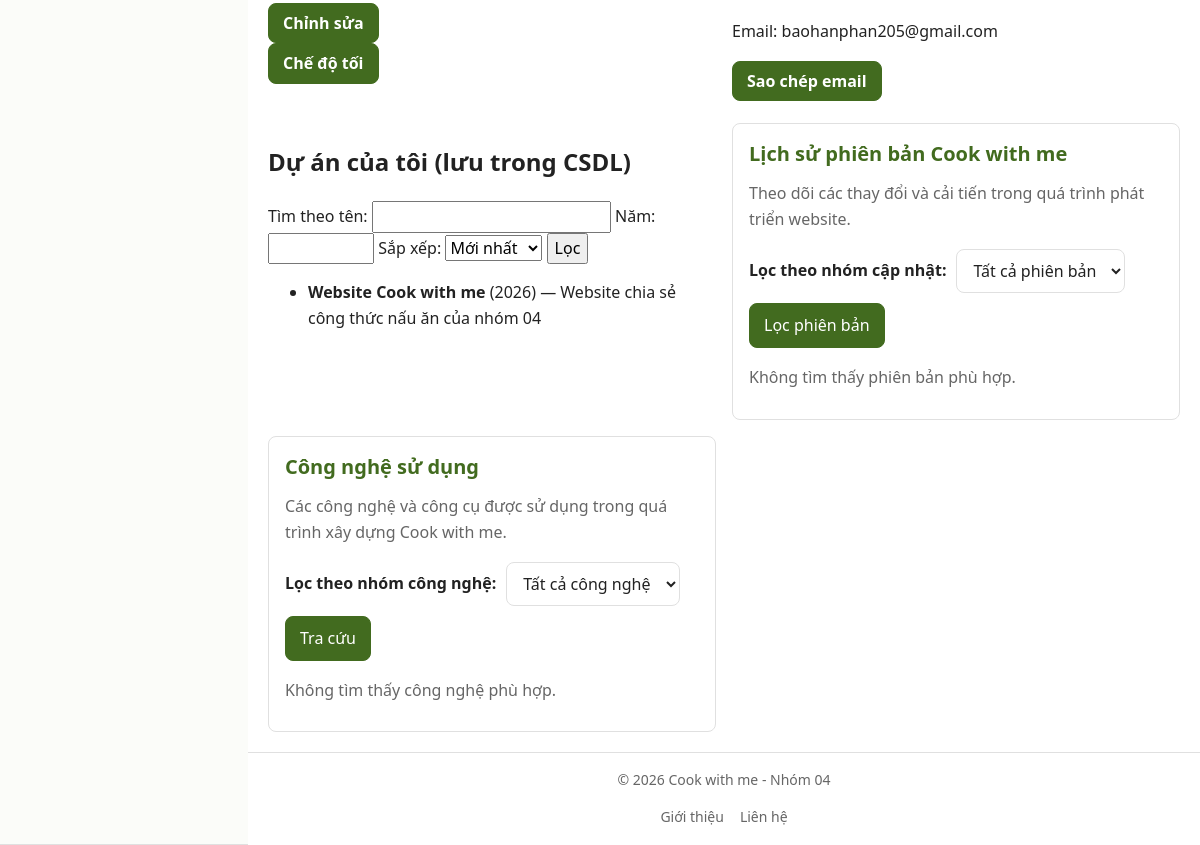
The page /thanhvien/3120224045_baohan/gioithieu.php (lower part) on the database as committed earlier.
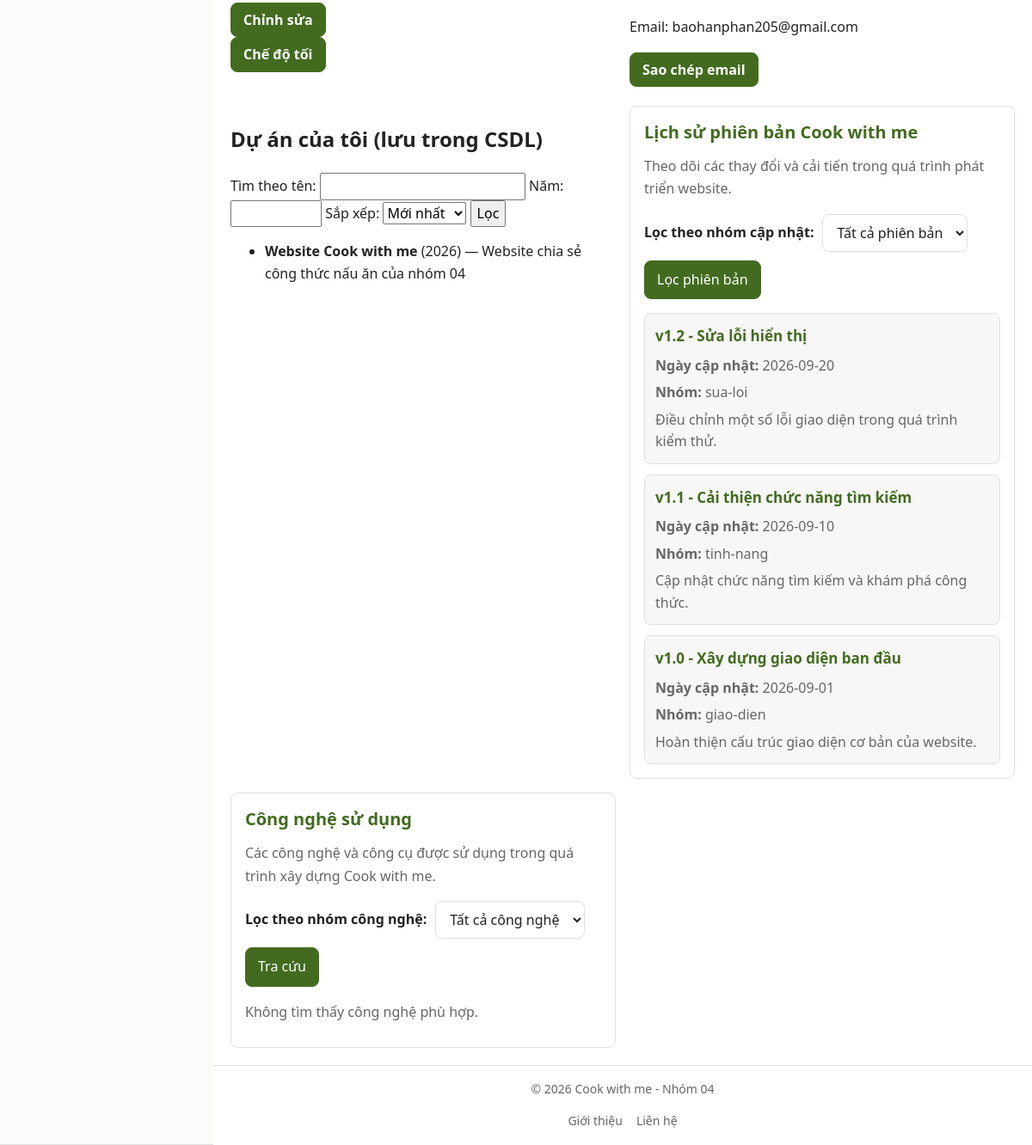
The same page on the database as committed later.
### tables this page shows
CREATE TABLE tv_du_an (
  id    INT UNSIGNED AUTO_INCREMENT PRIMARY KEY,
  mssv  CHAR(10) NOT NULL,
  ten   VARCHAR(100) NOT NULL,
  mo_ta VARCHAR(500) NULL,
  nam   SMALLINT UNSIGNED NOT NULL,
  CHECK (nam BETWEEN 2000 AND 2100),
  FOREIGN KEY (mssv) REFERENCES thanh_vien(mssv) ON DELETE CASCADE
);

CREATE TABLE tv_phien_ban (
  id    INT UNSIGNED AUTO_INCREMENT PRIMARY KEY,
  mssv  CHAR(10) NOT NULL,
  ma    VARCHAR(20) NOT NULL,
  ten   VARCHAR(100) NOT NULL,
  ngay  DATE NOT NULL,
  nhom  VARCHAR(20) NOT NULL,
  mo_ta VARCHAR(500) NULL,
  CHECK (nhom IN ('giao-dien', 'tinh-nang', 'sua-loi')),
  FOREIGN KEY (mssv) REFERENCES thanh_vien(mssv) ON DELETE CASCADE
);

### inc/ham.php (called while the page is built, shortened)
<?php
if (!function_exists('e')) {
    function e(?string $chuoi): string
    {
        return htmlspecialchars($chuoi ?? '', ENT_QUOTES, 'UTF-8');
    }
}

### inc/db.php (called while the page is built)
<?php
function db(): PDO
{
    static $pdo = null;
    if ($pdo === null) {
       $dsn = 'mysql:host=127.0.0.1;port=3306;dbname=ltweb_nhom04;charset=utf8mb4';
        $pdo = new PDO(
            $dsn,
            'root',
            '',
            [
                PDO::ATTR_ERRMODE => PDO::ERRMODE_EXCEPTION,
                PDO::ATTR_DEFAULT_FETCH_MODE => PDO::FETCH_ASSOC,
                PDO::ATTR_EMULATE_PREPARES => false,
            ]
        );
    }
    return $pdo;
}

### thanhvien/3120224045_baohan/gioithieu.php (the view, shortened to what this page needs)
<?php
require_once __DIR__ . '/../../inc/db.php';
$goc      = '../../';
$trang    = 'gioi-thieu';
$cssRieng = $goc . 'thanhvien/3120224045_baohan/trang-ca-nhan.css';
$thuMucStorage = dirname(__DIR__, 2) . '/storage';
function docDuLieuJson(string $duongDan): array
{
    if (!is_file($duongDan) || !is_readable($duongDan)) {
        return [];
    }
    $noiDung = file_get_contents($duongDan);
    $duLieu = json_decode($noiDung, true);
    return is_array($duLieu) ? $duLieu : [];
}
$hoSoMacDinh = [
    'email'    => 'baohanphan205@gmail.com',
    'ho_ten'   => 'Phan Thị Bảo Hân',
    'vai_tro'  => 'Nhóm trưởng',
    'nhiem_vu' => 'Quản lý kho mã nguồn GitHub, thiết lập GitHub Pages, xây dựng khung trang chủ và biểu mẫu liên hệ.'
];
$hoSo = $hoSoMacDinh;
$nhomPhienBan = $_GET['nhom_phien_ban'] ?? 'tat-ca';
$nhomCongNghe = $_GET['nhom_cong_nghe'] ?? 'tat-ca';
$q = is_string($_GET['q'] ?? null) ? trim($_GET['q']) : '';
$namLoc = filter_var($_GET['nam'] ?? '', FILTER_VALIDATE_INT,
            ['options' => ['min_range' => 2000, 'max_range' => 2100]]);
$sxKey = is_string($_GET['sx'] ?? null) ? $_GET['sx'] : 'moi';
$cauSapXepDuAn = [
    'moi' => 'nam DESC, id DESC',
    'cu'  => 'nam ASC, id ASC',
    'ten' => 'ten ASC, id ASC'
];
$orderByDuAn = $cauSapXepDuAn[$sxKey] ?? $cauSapXepDuAn['moi'];
$dieuKien = ['mssv = :mssv'];
$thamSo   = [':mssv' => MSSV];
$st = db()->prepare('SELECT id, ten, mo_ta, nam FROM tv_du_an WHERE '
    . implode(' AND ', $dieuKien) . ' ORDER BY ' . $orderByDuAn);
$st->execute($thamSo);
$duAn = $st->fetchAll();
$dkPhienBan   = $nhomPhienBan === 'tat-ca' ? '' : ' AND nhom = :nhom';
$thamPhienBan = [':mssv' => MSSV];
$st = db()->prepare("SELECT COUNT(*) FROM tv_phien_ban WHERE mssv = :mssv$dkPhienBan");
$st->execute($thamPhienBan);
$soTrangPB = max(1, (int) ceil($st->fetchColumn() / 5));
$trangPB = filter_var($_GET['trang'] ?? 1, FILTER_VALIDATE_INT,
            ['options' => ['min_range' => 1, 'default' => 1]]);
$trangPB = min($trangPB, $soTrangPB);
$st = db()->prepare("SELECT ma, ten, ngay, nhom, mo_ta FROM tv_phien_ban
                     WHERE mssv = :mssv$dkPhienBan
                     ORDER BY ngay DESC, id DESC
                     LIMIT :gioi OFFSET :bo");
foreach ($thamPhienBan as $khoa => $giaTri) {
    $st->bindValue($khoa, $giaTri);
}
$st->bindValue(':gioi', 5, PDO::PARAM_INT);
$st->bindValue(':bo', ($trangPB - 1) * 5, PDO::PARAM_INT);
$st->execute();
$pbDong = $st->fetchAll();
$cacCongNghe = docDuLieuJson($thuMucStorage . '/3120224045_congnghe.json');
$congNgheHienThi = array_filter(
    $cacCongNghe,
    function ($congNghe) use ($nhomCongNghe) {
        return is_array($congNghe)
            && isset($congNghe['nhom'])
            && is_string($congNghe['nhom'])
            && ($nhomCongNghe === 'tat-ca' || $congNghe['nhom'] === $nhomCongNghe);
    }
);
require __DIR__ . '/../../inc/header.php';
?>
<main class="ho-so-trang">
    <div class="khu-vuc-thao-tac-ca-nhan">
        <div class="nhom-nut-chinh-sua">
            <button type="button" class="nut-chinh-sua">Chỉnh sửa</button>
        </div>
        <button type="button" class="nut-chuyen-giao-dien" aria-pressed="false">
        </button>
    </div>
    <div class="khu-vuc-email-ca-nhan">
        <p class="email-ca-nhan">
            Email:
            <span class="dia-chi-email" data-editable><?= e($hoSo['email']) ?></span>
        </p>
        <button type="button" class="nut-sao-chep-email">Sao chép email</button>
    </div>
    <section class="du-an-db" id="du-an">
        <h2>Dự án của tôi (lưu trong CSDL)</h2>
        <form method="get" action="gioithieu.php#du-an">
            <label for="q">Tìm theo tên:</label>
            <input type="search" id="q" name="q" value="<?= e($q) ?>">
            <label for="nam">Năm:</label>
            <input type="number" id="nam" name="nam" min="2000" max="2100"
                   value="<?= $namLoc !== false ? (int) $namLoc : '' ?>">
            <label for="sx">Sắp xếp:</label>
            <select id="sx" name="sx">
                <option value="moi" <?= $sxKey === 'moi' ? 'selected' : '' ?>>Mới nhất</option>
            </select>
            <button type="submit">Lọc</button>
        </form>
        <?php if (empty($duAn)): ?>
            <p>Không có dự án phù hợp.</p>
        <?php else: ?>
            <ul>
                <?php foreach ($duAn as $da): ?>
                    <li>
                        <strong><?= e($da['ten']) ?></strong>
                        (<?= (int) $da['nam'] ?>)
                        <?php if ($da['mo_ta'] !== null): ?>
                            — <?= e($da['mo_ta']) ?>
                        <?php endif; ?>
                    </li>
                <?php endforeach; ?>
            </ul>
        <?php endif; ?>
    </section>
    <section class="lich-su-phien-ban" id="lich-su">
        <h2>Lịch sử phiên bản Cook with me</h2>
        <p>
            Theo dõi các thay đổi và cải tiến trong quá trình phát triển website.
        </p>
        <form method="GET" action="gioithieu.php#lich-su">
            <label for="nhom-phien-ban">Lọc theo nhóm cập nhật:</label>
            <select id="nhom-phien-ban" name="nhom_phien_ban">
                <option value="tat-ca"    <?= $nhomPhienBan === 'tat-ca'    ? 'selected' : '' ?>>Tất cả phiên bản</option>
            </select>
            <button type="submit">Lọc phiên bản</button>
        </form>
        <?php if (empty($pbDong)): ?>
            <p>Không tìm thấy phiên bản phù hợp.</p>
        <?php else: ?>
            <?php foreach ($pbDong as $phienBan): ?>
                <article class="muc-phien-ban">
                    <h3>
                        <?= e($phienBan['ma']) ?> -
                        <?= e($phienBan['ten']) ?>
                    </h3>
                    <p>
                        <strong>Ngày cập nhật:</strong>
                        <?= e($phienBan['ngay']) ?>
                    </p>
                    <p>
                        <strong>Nhóm:</strong>
                        <?= e($phienBan['nhom']) ?>
                    </p>
                    <p><?= e($phienBan['mo_ta'] ?? '') ?></p>
                </article>
            <?php endforeach; ?>
        <?php endif; ?>
    </section>
    <section class="tra-cuu-cong-nghe">
        <h2>Công nghệ sử dụng</h2>
        <p>
            Các công nghệ và công cụ được sử dụng trong quá trình xây dựng Cook with me.
        </p>
        <form method="GET" action="gioithieu.php#cong-nghe">
            <label for="nhom-cong-nghe">Lọc theo nhóm công nghệ:</label>
            <select id="nhom-cong-nghe" name="nhom_cong_nghe">
                <option value="tat-ca"        <?= $nhomCongNghe === 'tat-ca'        ? 'selected' : '' ?>>Tất cả công nghệ</option>
            </select>
            <button type="submit">Tra cứu</button>
        </form>
        <?php if (empty($congNgheHienThi)): ?>
            <p>Không tìm thấy công nghệ phù hợp.</p>
        <?php endif; ?>
    </section>
</main>
<?php require __DIR__ . '/../../inc/footer.php'; ?>

### inc/header.php (shortened to what this page needs)
<?php
$goc   = $goc ?? (defined('URL_GOC') ? URL_GOC : '');
$trang ??= '';
$mapClass = [
    'index'        => 'trang-trang-chu',
    'danh-sach'    => 'trang-kham-pha',
    'chi-tiet'     => 'trang-chi-tiet',
    'goi-y-mon-an' => 'trang-goi-y',
    'cai-dat'      => 'cai-dat-trang',
    'gioi-thieu'   => 'trang-gioi-thieu',
    'lien-he'      => 'lien-he-trang',
    'quan-tri'     => 'trang-quan-tri',
];
$bodyClass = $mapClass[$trang] ?? ('trang-' . $trang);
?>
<!DOCTYPE html>
<html lang="vi">
<head>
  <link rel="stylesheet" href="<?= e($goc) ?>css/01-bien.css">
  <link rel="stylesheet" href="<?= e($goc) ?>css/02-chuan-hoa.css">
  <link rel="stylesheet" href="<?= e($goc) ?>css/03-bo-cuc.css">
  <link rel="stylesheet" href="<?= e($goc) ?>css/04-thanh-phan.css">
  <link rel="stylesheet" href="<?= e($goc) ?>css/05-tien-ich.css">
  <?php if (!empty($cssRieng)): ?>
    <link rel="stylesheet" href="<?= e((string) $cssRieng) ?>">
  <?php endif; ?>
</head>
<body class="trang <?= e($bodyClass) ?><?= $trang === 'quan-tri' ? ' trang-quan-tri-body' : '' ?>">
  <?php if ($trang !== 'quan-tri'): ?>
    <?php require __DIR__ . '/nav.php'; ?>
  <?php endif; ?>

### inc/nav.php (shortened to what this page needs)
<nav class="thanh-dieu-huong" aria-label="Điều hướng chính">
</nav>

### inc/footer.php (shortened to what this page needs)
<?php
$goc ??= '';
?>
  <footer>
    <p>&copy; 2026 Cook with me - Nhóm 04</p>
    <nav aria-label="Điều hướng phụ">
      <ul class="menu">
        <li><a href="<?= e($goc) ?>gioi-thieu.php">Giới thiệu</a></li>
        <li><a href="<?= e($goc) ?>lien-he.php">Liên hệ</a></li>
      </ul>
    </nav>
  </footer>
</body>
</html>

### css/01-bien.css (style rules this page uses)
:root { --mau-chinh: #426B1F; --mau-nhan: #C43D47; --mau-chu: #222222; --mau-chu-phu: #666666; --mau-nen: #FFFFFF; --mau-nen-phu: #F7F7F7; --mau-vien: #E0E0E0; --bo-goc: 8px; --khoang-cach: 16px; --co-chu-co-ban: 16px; --co-chu-nho: 14px; --co-chu-tieu-de: 28px; --do-rong-toi-da: 1200px; }

### css/02-chuan-hoa.css (style rules this page uses)
*, *::before, *::after { box-sizing: border-box; }
html { scroll-behavior: smooth; }
body { margin: 0; font-family: system-ui, "Segoe UI", Arial, sans-serif; font-size: var(--co-chu-co-ban); line-height: 1.6; color: var(--mau-chu); background-color: var(--mau-nen); }
a { color: inherit; text-decoration: none; }
button, input, textarea, select { font: inherit; }

### css/03-bo-cuc.css (style rules this page uses)
.trang { width: 100%; max-width: 1440px; margin: 0 auto; display: grid; grid-template-columns: 1fr; grid-template-areas: "dau" "menu" "chinh" "chan"; }
.trang > .thanh-dieu-huong { grid-area: menu; }
.trang > main { grid-area: chinh; min-width: 0; }
.trang > footer { grid-area: chan; }
.trang.trang-gioi-thieu { width: 100%; max-width: none; margin: 0; }
.ho-so-trang { min-width: 0; padding: 12px 0; display: grid; grid-template-columns: 1fr; grid-template-areas: "tieu-de" "thong-tin" "du-an" "ky-nang" "thoi-khoa-bieu" "quay-lai"; gap: 14px; }
html, body { width: 100%; max-width: 100%; overflow-x: hidden; margin: 0; padding: 0; }
*, *::before, *::after { box-sizing: border-box; }

### css/05-tien-ich.css (style rules this page uses)
*, *::before, *::after { box-sizing: border-box; }
html, body { width: 100%; max-width: 100%; overflow-x: hidden; margin: 0; padding: 0; position: relative; }
@media (min-width: 992px) { .trang { max-width: 1440px; margin: 0 auto; display: grid; grid-template-columns: 248px minmax(0, 1fr); grid-template-areas: "dau dau" "menu chinh" "menu chan"; } }
@media (min-width: 992px) { .trang > main { grid-area: chinh; min-width: 0; } }
@media (min-width: 992px) { .trang > footer { grid-area: chan; } }
@media (min-width: 768px) { .ho-so-trang { padding: 16px; grid-template-columns: minmax(0, 1fr) minmax(0, 1fr); grid-template-areas: "tieu-de tieu-de" "thong-tin thong-tin" "du-an ky-nang" "thoi-khoa-bieu thoi-khoa-bieu" "quay-lai quay-lai"; gap: 16px; } }
@media (min-width: 992px) { .ho-so-trang { padding: 20px; } }

### thanhvien/3120224045_baohan/trang-ca-nhan.css (style rules this page uses)
.email-ca-nhan { overflow-wrap: anywhere; line-height: 1.6; }
.nut-chinh-sua, .nut-chuyen-giao-dien, .nut-sao-chep-email { display: inline-flex; align-items: center; justify-content: center; gap: 6px; min-height: 38px; padding: 8px 14px; border: 1px solid var(--mau-chinh); border-radius: var(--bo-goc); background-color: var(--mau-chinh); color: var(--mau-nen); font: inherit; font-weight: 600; line-height: 1.4; text-decoration: none; cursor: pointer; transition: background-color 0.2s ease, border-color 0.2s ease, color 0.2s ease, transform 0.2s ease; }
.trang, .dau-trang, .thanh-dieu-huong, .ho-so-trang { min-width: 0; }
.ho-so-trang > .lich-su-phien-ban, .ho-so-trang > .tra-cuu-cong-nghe { min-width: 0; padding: var(--khoang-cach); border: 1px solid var(--mau-vien); border-radius: var(--bo-goc); background-color: var(--mau-nen); }
.ho-so-trang > .lich-su-phien-ban h2, .ho-so-trang > .tra-cuu-cong-nghe h2 { margin: 0 0 12px; color: var(--mau-chinh); font-size: 20px; line-height: 1.4; }
.lich-su-phien-ban > p, .tra-cuu-cong-nghe > p { margin: 0 0 12px; color: var(--mau-chu-phu); line-height: 1.65; }
.lich-su-phien-ban form, .tra-cuu-cong-nghe form { display: flex; flex-wrap: wrap; align-items: center; gap: 10px; margin: 16px 0; }
.lich-su-phien-ban label, .tra-cuu-cong-nghe label { font-weight: 600; }
.lich-su-phien-ban select, .tra-cuu-cong-nghe select { max-width: 100%; padding: 9px 12px; border: 1px solid var(--mau-vien); border-radius: var(--bo-goc); background-color: var(--mau-nen); color: var(--mau-chu); font: inherit; }
.lich-su-phien-ban button, .tra-cuu-cong-nghe button { padding: 9px 14px; border: 1px solid var(--mau-chinh); border-radius: var(--bo-goc); background-color: var(--mau-chinh); color: var(--mau-nen); font: inherit; cursor: pointer; }
.muc-phien-ban p, .danh-sach-cong-nghe li p { color: var(--mau-chu-phu); }
.muc-phien-ban, .danh-sach-cong-nghe li { min-width: 0; padding: 12px; border: 1px solid var(--mau-vien); border-radius: var(--bo-goc); background-color: var(--mau-nen-phu); overflow-wrap: anywhere; }
.muc-phien-ban + .muc-phien-ban { margin-top: 12px; }
.muc-phien-ban h3 { margin: 0 0 8px; color: var(--mau-chinh); font-size: 17px; }
.muc-phien-ban p, .danh-sach-cong-nghe li p { margin: 6px 0 0; line-height: 1.6; }

Rows that differ between the two databases and show on the page:
added tv_phien_ban: ma "v1.2", ten "Sửa lỗi hiển thị", ngay "2026-09-20", nhom "sua-loi", mo_ta "Điều chỉnh một số lỗi giao diện trong quá trình kiểm thử."
added tv_phien_ban: ma "v1.1", ten "Cải thiện chức năng tìm kiếm", ngay "2026-09-10", nhom "tinh-nang", mo_ta "Cập nhật chức năng tìm kiếm và khám phá công thức."
added tv_phien_ban: ma "v1.0", ten "Xây dựng giao diện ban đầu", ngay "2026-09-01", nhom "giao-dien", mo_ta "Hoàn thiện cấu trúc giao diện cơ bản của website."
Other text that changed with them:
text no longer shown: "Không tìm thấy phiên bản phù hợp."
